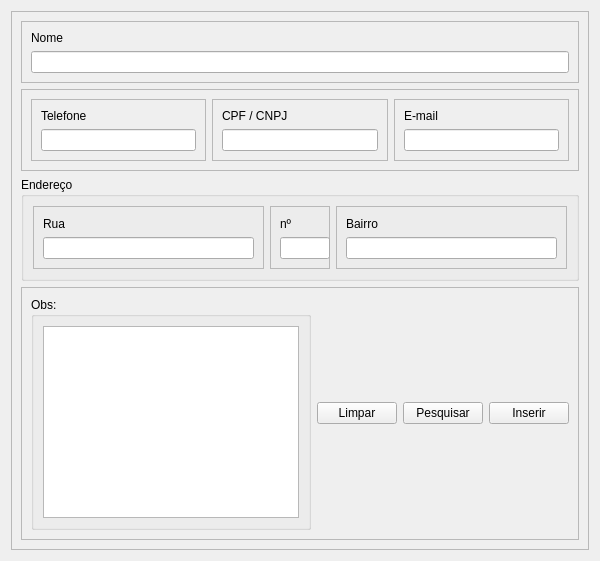
         <widget class="QWidget" name="tab">
          <attribute name="title">
           <string>Clientes</string>
          </attribute>
          <layout class="QVBoxLayout" name="verticalLayout">
           <item>
            <widget class="QFrame" name="frame_5">
             <property name="minimumSize">
              <size>
               <width>0</width>
               <height>200</height>
              </size>
             </property>
             <property name="frameShape">
              <enum>QFrame::StyledPanel</enum>
             </property>
             <property name="frameShadow">
              <enum>QFrame::Raised</enum>
             </property>
             <layout class="QVBoxLayout" name="verticalLayout_2">
              <item>
               <widget class="QFrame" name="frame_4">
                <property name="frameShape">
                 <enum>QFrame::StyledPanel</enum>
                </property>
                <property name="frameShadow">
                 <enum>QFrame::Raised</enum>
                </property>
                <layout class="QVBoxLayout" name="verticalLayout_3">
                 <item>
                  <widget class="QLabel" name="label_2">
                   <property name="text">
                    <string>Nome</string>
                   </property>
                  </widget>
                 </item>
                 <item>
                  <widget class="QLineEdit" name="lineEdit"/>
                 </item>
                </layout>
               </widget>
              </item>
              <item>
               <widget class="QFrame" name="frame_6">
                <property name="frameShape">
                 <enum>QFrame::StyledPanel</enum>
                </property>
                <property name="frameShadow">
                 <enum>QFrame::Raised</enum>
                </property>
                <layout class="QHBoxLayout" name="horizontalLayout_5">
                 <item>
                  <widget class="QFrame" name="frame_8">
                   <property name="frameShape">
                    <enum>QFrame::StyledPanel</enum>
                   </property>
                   <property name="frameShadow">
                    <enum>QFrame::Raised</enum>
                   </property>
                   <layout class="QVBoxLayout" name="verticalLayout_4">
                    <item>
                     <widget class="QLabel" name="label_3">
                      <property name="text">
                       <string>Telefone</string>
                      </property>
                     </widget>
                    </item>
                    <item>
                     <widget class="QLineEdit" name="lineEdit_2">
                      <property name="minimumSize">
                       <size>
                        <width>0</width>
                        <height>22</height>
                       </size>
                      </property>
                     </widget>
                    </item>
                   </layout>
                  </widget>
                 </item>
                 <item>
                  <widget class="QFrame" name="frame_9">
                   <property name="frameShape">
                    <enum>QFrame::StyledPanel</enum>
                   </property>
                   <property name="frameShadow">
                    <enum>QFrame::Raised</enum>
                   </property>
                   <layout class="QVBoxLayout" name="verticalLayout_5">
                    <item>
                     <widget class="QLabel" name="label_4">
                      <property name="text">
                       <string>CPF / CNPJ</string>
                      </property>
                     </widget>
                    </item>
                    <item>
                     <widget class="QLineEdit" name="lineEdit_3">
                      <property name="minimumSize">
                       <size>
                        <width>0</width>
                        <height>22</height>
                       </size>
                      </property>
                     </widget>
                    </item>
                   </layout>
                  </widget>
                 </item>
                 <item>
                  <widget class="QFrame" name="frame_14">
                   <property name="frameShape">
                    <enum>QFrame::StyledPanel</enum>
                   </property>
                   <property name="frameShadow">
                    <enum>QFrame::Raised</enum>
                   </property>
                   <layout class="QVBoxLayout" name="verticalLayout_9">
                    <item>
                     <widget class="QLabel" name="label_8">
                      <property name="text">
                       <string>E-mail</string>
                      </property>
                     </widget>
                    </item>
                    <item>
                     <widget class="QLineEdit" name="lineEdit_7">
                      <property name="minimumSize">
                       <size>
                        <width>0</width>
                        <height>22</height>
                       </size>
                      </property>
                     </widget>
                    </item>
                   </layout>
                  </widget>
                 </item>
                </layout>
               </widget>
              </item>
              <item>
               <widget class="QGroupBox" name="groupBox">
                <property name="minimumSize">
                 <size>
                  <width>0</width>
                  <height>100</height>
                 </size>
                </property>
                <property name="title">
                 <string>Endereço</string>
                </property>
                <layout class="QHBoxLayout" name="horizontalLayout_6">
                 <item>
                  <widget class="QFrame" name="frame_7">
                   <property name="minimumSize">
                    <size>
                     <width>0</width>
                     <height>50</height>
                    </size>
                   </property>
                   <property name="frameShape">
                    <enum>QFrame::StyledPanel</enum>
                   </property>
                   <property name="frameShadow">
                    <enum>QFrame::Raised</enum>
                   </property>
                   <layout class="QVBoxLayout" name="verticalLayout_6">
                    <item>
                     <widget class="QLabel" name="label_5">
                      <property name="minimumSize">
                       <size>
                        <width>0</width>
                        <height>15</height>
                       </size>
                      </property>
                      <property name="text">
                       <string>Rua</string>
                      </property>
                     </widget>
                    </item>
                    <item>
                     <widget class="QLineEdit" name="lineEdit_4">
                      <property name="minimumSize">
                       <size>
                        <width>0</width>
                        <height>22</height>
                       </size>
                      </property>
                     </widget>
                    </item>
                   </layout>
                  </widget>
                 </item>
                 <item>
                  <widget class="QFrame" name="frame_10">
                   <property name="minimumSize">
                    <size>
                     <width>0</width>
                     <height>50</height>
                    </size>
                   </property>
                   <property name="maximumSize">
                    <size>
                     <width>60</width>
                     <height>16777215</height>
                    </size>
                   </property>
                   <property name="frameShape">
                    <enum>QFrame::StyledPanel</enum>
                   </property>
                   <property name="frameShadow">
                    <enum>QFrame::Raised</enum>
                   </property>
                   <layout class="QVBoxLayout" name="verticalLayout_7">
                    <item>
                     <widget class="QLabel" name="label_6">
                      <property name="minimumSize">
                       <size>
                        <width>0</width>
                        <height>15</height>
                       </size>
                      </property>
                      <property name="maximumSize">
                       <size>
                        <width>30</width>
                        <height>16777215</height>
                       </size>
                      </property>
                      <property name="text">
                       <string>nº</string>
                      </property>
                     </widget>
                    </item>
                    <item>
                     <widget class="QLineEdit" name="lineEdit_5">
                      <property name="minimumSize">
                       <size>
                        <width>50</width>
                        <height>22</height>
                       </size>
                      </property>
                      <property name="maximumSize">
                       <size>
                        <width>50</width>
                        <height>16777215</height>
                       </size>
                      </property>
                     </widget>
                    </item>
                   </layout>
                  </widget>
                 </item>
                 <item>
                  <widget class="QFrame" name="frame_12">
                   <property name="minimumSize">
                    <size>
                     <width>0</width>
                     <height>50</height>
                    </size>
                   </property>
                   <property name="frameShape">
                    <enum>QFrame::StyledPanel</enum>
                   </property>
                   <property name="frameShadow">
                    <enum>QFrame::Raised</enum>
                   </property>
                   <layout class="QVBoxLayout" name="verticalLayout_8">
                    <item>
                     <widget class="QLabel" name="label_7">
                      <property name="minimumSize">
                       <size>
                        <width>0</width>
                        <height>15</height>
                       </size>
                      </property>
                      <property name="text">
                       <string>Bairro</string>
                      </property>
                     </widget>
                    </item>
                    <item>
                     <widget class="QLineEdit" name="lineEdit_6">
                      <property name="minimumSize">
                       <size>
                        <width>0</width>
                        <height>22</height>
                       </size>
                      </property>
                     </widget>
                    </item>
                   </layout>
                  </widget>
                 </item>
                </layout>
               </widget>
              </item>
              <item>
               <widget class="QFrame" name="frame_11">
                <property name="frameShape">
                 <enum>QFrame::StyledPanel</enum>
                </property>
                <property name="frameShadow">
                 <enum>QFrame::Raised</enum>
                </property>
                <layout class="QHBoxLayout" name="horizontalLayout_4">
                 <item>
                  <widget class="QGroupBox" name="groupBox_2">
                   <property name="minimumSize">
                    <size>
                     <width>0</width>
                     <height>0</height>
                    </size>
                   </property>
                   <property name="title">
                    <string>Obs:</string>
                   </property>
                   <layout class="QHBoxLayout" name="horizontalLayout_3">
                    <item>
                     <widget class="QTextEdit" name="textEdit">
                      <property name="minimumSize">
                       <size>
                        <width>0</width>
                        <height>0</height>
                       </size>
                      </property>
                     </widget>
                    </item>
                   </layout>
                  </widget>
                 </item>
                 <item>
                  <widget class="QPushButton" name="pushButton_3">
                   <property name="maximumSize">
                    <size>
                     <width>80</width>
                     <height>16777215</height>
                    </size>
                   </property>
                   <property name="text">
                    <string>Limpar</string>
                   </property>
                  </widget>
                 </item>
                 <item>
                  <widget class="QPushButton" name="pushButton_2">
                   <property name="maximumSize">
                    <size>
                     <width>80</width>
                     <height>16777215</height>
                    </size>
                   </property>
                   <property name="text">
                    <string>Pesquisar</string>
                   </property>
                  </widget>
                 </item>
                 <item>
                  <widget class="QPushButton" name="pushButton">
                   <property name="maximumSize">
                    <size>
                     <width>80</width>
                     <height>16777215</height>
                    </size>
                   </property>
                   <property name="text">
                    <string>Inserir</string>
                   </property>
                  </widget>
                 </item>
                </layout>
               </widget>
              </item>
             </layout>
            </widget>
           </item>
          </layout>
         </widget>
